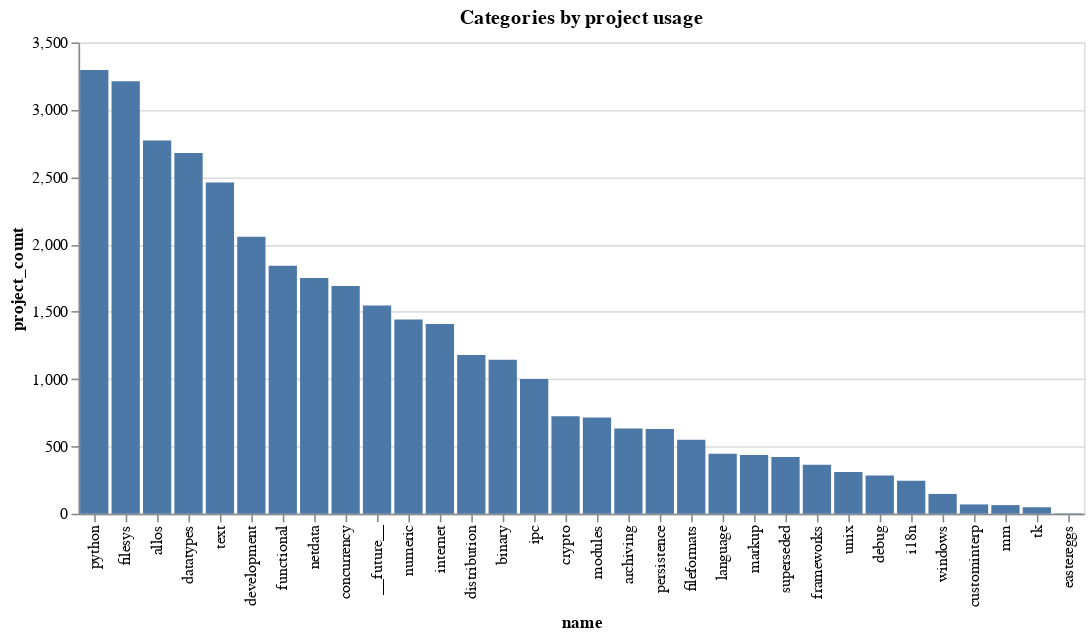

Notebook code cell kept with this figure:
### Markdown cell above
## Module categories sorted by how many of the top 4000 downloaded projects use a module from that category

### Code cell
import altair as alt

alt.Chart(category_usage_df).mark_bar().encode(
    alt.X("name:N", sort="-y"),
    alt.Y("project_count:Q"),
    tooltip=["name", "project_count"]
).properties(
    title="Categories by project usage"
)

### Figure 1 — Vega-Lite specification as saved in the notebook (floating-point values rounded to 4 significant figures)
{"config": {"view": {"continuousWidth": 400, "continuousHeight": 300}}, "data": {"name": "data-d6014df55d051bf99a2495d516dda21f"}, "mark": "bar", "encoding": {"tooltip": [{"type": "nominal", "field": "name"}, {"type": "quantitative", "field": "project_count"}], "x": {"type": "nominal", "field": "name", "sort": "-y"}, "y": {"type": "quantitative", "field": "project_count"}}, "title": "Categories by project usage", "$schema": "https://vega.github.io/schema/vega-lite/v4.8.1.json", "datasets": {"data-d6014df55d051bf99a2495d516dda21f": [{"name": "__future__", "project_count": 1547, "commits": 28}, {"name": "allos", "project_count": 2772, "commits": 2587}, {"name": "archiving", "project_count": 632, "commits": 801}, {"name": "binary", "project_count": 1143, "commits": 574}, {"name": "concurrency", "project_count": 1692, "commits": 1289}, {"name": "crypto", "project_count": 724, "commits": 303}, {"name": "custominterp", "project_count": 69, "commits": 59}, {"name": "datatypes", "project_count": 2679, "commits": 1501}, {"name": "debug", "project_count": 284, "commits": 762}, {"name": "development", "project_count": 2057, "commits": 1309}, {"name": "distribution", "project_count": 1178, "commits": 1708}, {"name": "eastereggs", "project_count": 3, "commits": 10}, {"name": "fileformats", "project_count": 549, "commits": 349}, {"name": "filesys", "project_count": 3211, "commits": 1101}, {"name": "frameworks", "project_count": 363, "commits": 187}, {"name": "functional", "project_count": 1841, "commits": 491}, {"name": "i18n", "project_count": 245, "commits": 288}, {"name": "internet", "project_count": 1408, "commits": 1928}, {"name": "ipc", "project_count": 1001, "commits": 2913}, {"name": "language", "project_count": 446, "commits": 888}, {"name": "markup", "project_count": 436, "commits": 938}, {"name": "mm", "project_count": 64, "commits": 392}, {"name": "modules", "project_count": 715, "commits": 625}, {"name": "netdata", "project_count": 1751, "commits": 1019}, {"name": "numeric", "project_count": 1442, "commits": 1014}, {"name": "persistence", "project_count": 630, "commits": 1118}, {"name": "python", "project_count": 3295, "commits": 2344}, {"name": "superseded", "project_count": 421, "commits": 847}, {"name": "text", "project_count": 2459, "commits": 2631}, {"name": "tk", "project_count": 48, "commits": 1389}, {"name": "unix", "project_count": 309, "commits": 1496}, {"name": "windows", "project_count": 147, "commits": 220}]}}
